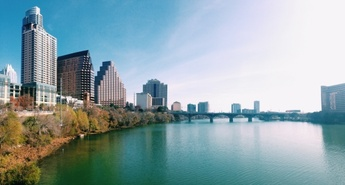
%> input picture Seam Carving/austin.jpg, 345 x 185 px, shrunk from 600 x 322 before the run
$ octave main.m   (GNU Octave 9; MATLAB toolbox functions it lacks are replaced by stand-ins)
%> lines starting %> are read from the running program, lines starting %| are printed output that depends on the picture
### Seam Carving/energy.m
function [energy_image] = energy(image)
% Compute the energy of an image by applying filter
% to its grayscale image

gray_image = rgb2gray(im2double(image));
[Gx, Gy] = imgradientxy(gray_image);
energy_image = abs(Gx) + abs(Gy);
end

### Seam Carving/verticalSeam.m
function [M, seam] = verticalSeam(energy)
% Compute the optimal vertical seam given
% the energy map of of a image
% return a energy map and a list of indeces (i, j) for the verticle seam

% Compute cumuative minimum energy for all entry (i, j)
% starting from the second row
M = energy;
s = size(M);
for i = 2 : s(1)
    for j = 1 : s(2)
        % check bounds, assuming there are more than 2 columns
        if j == 1
            neighbors = [M(i-1, j) M(i-1, j+1)];
        elseif j == s(2)
            neighbors = [M(i-1, j-1) M(i-1, j)];
        else
            neighbors = [M(i-1, j-1) M(i-1, j) M(i-1, j+1)];
        end
        M(i, j) = M(i, j) + min(neighbors);
    end
end

% Find  min value in last row of M
[val, col] = min(M(s(1), :));
tmp_energy = val;

% Use dynamic programming to find the seam
seam = zeros(s(1), 2);
j = col;
i = s(1);
seam(i, 1) = i;
seam(i, 2) = col;
% Start from the last row and retrieve back
for i = s(1) : -1 : 2
    val = M(i, j);
    tmp_energy = val - energy(i, j);
    if j == 1
        neighbors = [M(i-1, j) M(i-1, j+1)];
        col = col + find(abs(neighbors - tmp_energy) < 0.0001, 1) - 1;
 	elseif j == s(2)
        neighbors = [M(i-1, j-1) M(i-1, j)];
        col = col + find(abs(neighbors - tmp_energy) < 0.0001, 1) - 2;
    else
        neighbors = [M(i-1, j-1) M(i-1, j) M(i-1, j+1)];
        col = col + find(abs(neighbors - tmp_energy) < 0.0001, 1) - 2;
    end
    seam(i - 1, 1) = i - 1;
    seam(i - 1, 2) = col;
    j = col;
end
end

### Seam Carving/horizontalSeam.m
function [M, seam] = horizontalSeam(energy)
% Compute the optimal horizontal seam given
% the energy map of of a image
% return a energy map and a list of indeces (i, j) for the horizontal seam

% Compute cumuative minimum energy for all entry (i, j)
% starting from the second column
M = energy;
s = size(M);

for j = 2 : s(2)
    for i = 1 : s(1)
        % check bounds, assuming there are more than 2 rows
        if i == 1
            neighbors = [M(i, j-1) M(i+1, j-1)];
        elseif i == s(1)
            neighbors = [M(i-1, j-1) M(i, j-1)];
        else
            neighbors = [M(i-1, j-1) M(i, j-1) M(i+1, j-1)];
        end
        M(i, j) = M(i, j) + min(neighbors);
    end
end


% Find  min value in last column of M
[val, row] = min(M(:, s(2)));
tmp_energy = val;

% Use dynamic programming to find the seam
seam = zeros(s(2), 2);
i = row;
j = s(2);
seam(j, 1) = row;
seam(j, 2) = j;
% Start from the last column and retrieve back
for j = s(2) : -1 : 2
    val = M(i, j);
    tmp_energy = val - energy(i, j);
    if i == 1
        neighbors = [M(i, j-1) M(i+1, j-1)];
        row = row + find(abs(neighbors - tmp_energy) < 0.0001, 1) - 1;
	elseif i == s(1)
        neighbors = [M(i-1, j-1) M(i, j-1)];
        row = row + find(abs(neighbors - tmp_energy) < 0.0001, 1) - 2;
    else
        neighbors = [M(i-1, j-1) M(i, j-1) M(i+1, j-1)];
        row = row + find(abs(neighbors - tmp_energy) < 0.0001, 1) - 2;
    end
    seam(j - 1, 1) = row;
    seam(j - 1, 2) = j - 1;
    i = row;
end
end

### Seam Carving/reduceWidth.m
function [output] = reduceWidth(im, numPixels)
% Reduce numPixels of pixels from width of the image im
% by removing the optimal seam
output = im;
s = size(im);

% remove seam numPixels times
for n = 1 : numPixels
	energy_map = energy(output);
	[~, seam] = verticalSeam(energy_map);
    % remove appropriate pixel from each row
	for i = 1 : s(1)
        output(i,1:end-1,:) = [output(i,1:seam(i, 2)-1,:) ...
            output(i,seam(i, 2)+1:end,:)];
    end
    output = output(:, 1:end-1, :);
end
end

### Seam Carving/displaySeam.m
function [output] = displaySeam(seam, image)
% Display selected seam on top of an image

imshow(image);
hold on;
% rows are the x xis and columns are the y axis
output = plot(seam(:,2), seam(:,1), 'r');
end

### Seam Carving/main.m
austin = imread('austin.jpg');
%> austin is the input picture: size 185x345x3 uint8; mean R, G, B 141.7, 164.4, 170.1

% Compute the energy function at each pixel using the
magnitude of the x and y gradients
%> (this line was passed over: magnitude is not available in this run)
austin_energy = energy(austin);
%> in energy, `gray_image = rgb2gray(im2double(image));`:
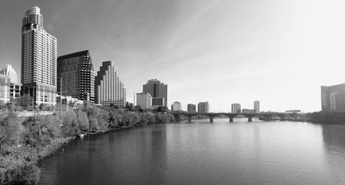
%> gray_image: size 185x345 double; min 0.0173, max 0.997, mean 0.621
%> in energy, `[Gx, Gy] = imgradientxy(gray_image);`:
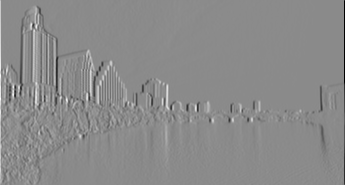
%> Gx: size 185x345 double; min -3.85, max 3.23, mean 0.00268; drawn with min black and max white
%> in energy, `[Gx, Gy] = imgradientxy(gray_image);`:
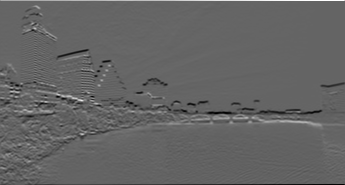
%> Gy: size 185x345 double; min -2.51, max 3.84, mean -0.00745; drawn with min black and max white
%> in energy, `energy_image = abs(Gx) + abs(Gy);`:
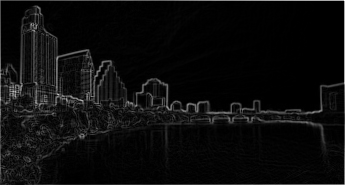
%> energy_image: size 185x345 double; min 0, max 5.76, mean 0.284; drawn with min black and max white

% Compute the optimal vertical seam given an image
[M_v, seam_v] = verticalSeam(austin_energy);
%> after the loop in verticalSeam, `for i = 2 : s(1)`:
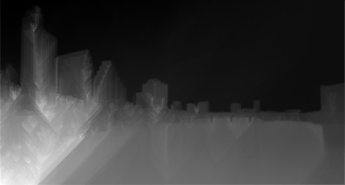
%> M: size 185x345 double; min 1.7, max 40.83, mean 10.9; drawn with min black and max white
%> after the loop in verticalSeam, `for i = 2 : s(1)`: neighbors = [14.24 16.64]
%> in verticalSeam, `[val, col] = min(M(s(1), :));`: val = 16.49; col = 327
%> in verticalSeam, `tmp_energy = val;`: tmp_energy = 16.49
%> in verticalSeam, `j = col;`: j = 327
%> the loop in verticalSeam, `for i = s(1) : -1 : 2` made 184 passes
%> (val, tmp_energy, neighbors, col, j) on passes 1 to 12: (16.49, 14.08, [14.26 14.12 14.08], 328, 328), (14.08, 14.02, [14.08 14.02 14.06], 328, 328), (14.02, 14, [14.12 14 14.02], 328, 328), (14, 13.9, [14.1 13.97 13.9], 329, 329), (13.9, 13.88, [13.98 13.89 13.88], 330, 330), (13.88, 13.83, [13.88 13.83 14.03], 330, 330), (13.83, 13.8, [14 13.83 13.8], 331, 331), (13.8, 13.77, [13.95 13.79 13.77], 332, 332), (13.77, 13.7, [13.79 13.77 13.7], 333, 333), (13.7, 13.63, [13.63 13.67 13.67], 332, 332), (13.63, 13.58, [13.88 13.66 13.58], 333, 333), (13.58, 13.55, [13.78 13.55 13.56], 333, 333)
%> after the loop in verticalSeam, `for i = s(1) : -1 : 2`: col = 312; neighbors = [3.85 3.84 3.84]; seam = 185 rows, first 12: [1 312; 2 312; 3 313; 4 314; 5 315; 6 316; 7 316; 8 316; 9 316; 10 316; 11 316; 12 315]
%> seam_v has the same summary as seam in verticalSeam

% Compute the optimal horizontal seam given an image
[M_h, seam_h] = horizontalSeam(austin_energy);
%> after the loop in horizontalSeam, `for j = 2 : s(2)`:
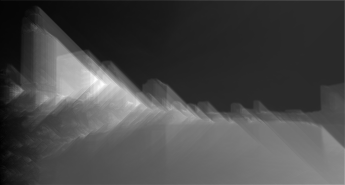
%> M: size 185x345 double; min 0.754, max 43.36, mean 12.8; drawn with min black and max white
%> after the loop in horizontalSeam, `for j = 2 : s(2)`: neighbors = [24.03 26.48]
%> in horizontalSeam, `[val, row] = min(M(:, s(2)));`: val = 11.59; row = 14
%> in horizontalSeam, `tmp_energy = val;`: tmp_energy = 11.59
%> in horizontalSeam, `i = row;`: i = 14
%> the loop in horizontalSeam, `for j = s(2) : -1 : 2` made 344 passes
%> (val, tmp_energy, neighbors, row, i) on passes 1 to 12: (11.59, 7.75, [7.77 7.75 7.75], 15, 15), (7.75, 7.75, [7.77 7.75 7.75], 16, 16), (7.75, 7.75, [7.77 7.75 7.75], 17, 17), (7.75, 7.75, [7.77 7.75 7.75], 18, 18), (7.75, 7.75, [7.77 7.75 7.75], 19, 19), (7.75, 7.75, [7.77 7.75 7.75], 20, 20), (7.75, 7.75, [7.77 7.75 7.75], 21, 21), (7.75, 7.75, [7.77 7.75 7.75], 22, 22), (7.75, 7.75, [7.77 7.75 7.75], 23, 23), (7.75, 7.75, [7.77 7.75 7.75], 24, 24), (7.75, 7.75, [7.77 7.75 7.75], 25, 25), (7.75, 7.75, [7.77 7.75 7.75], 26, 26)
%> after the loop in horizontalSeam, `for j = s(2) : -1 : 2`: neighbors = [1.73 1.73 1.74]; row = 10; seam = 345 rows, first 12: [10 1; 10 2; 9 3; 9 4; 9 5; 10 6; 10 7; 10 8; 9 9; 10 10; 9 11; 10 12]
%> seam_h has the same summary as seam in horizontalSeam

% Display the selected seam on top of an image
displaySeam(seam_v, austin);
displaySeam(seam_h, austin);

% Reduce the image size by a specified amount in one dimension
% (width or height decrease)
austin_wreduced = reduceWidth(austin, 100);
%> (the run ends here)
